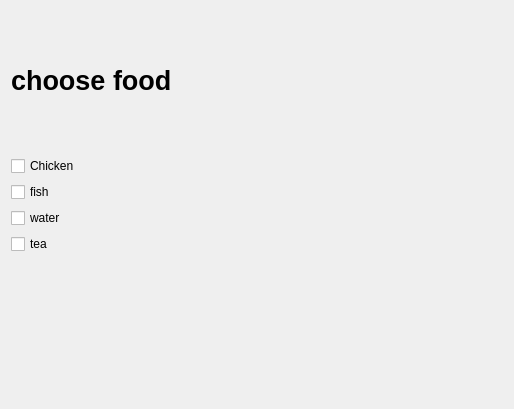
<?xml version="1.0" encoding="UTF-8"?>
<ui version="4.0">
 <class>Dialog</class>
 <widget class="QDialog" name="Dialog">
  <property name="geometry">
   <rect>
    <x>0</x>
    <y>0</y>
    <width>514</width>
    <height>409</height>
   </rect>
  </property>
  <property name="windowTitle">
   <string>Dialog</string>
  </property>
  <layout class="QVBoxLayout" name="verticalLayout_2">
   <item>
    <widget class="QLabel" name="label">
     <property name="font">
      <font>
       <family>Arial</family>
       <pointsize>20</pointsize>
       <weight>75</weight>
       <bold>true</bold>
      </font>
     </property>
     <property name="text">
      <string>choose food</string>
     </property>
    </widget>
   </item>
   <item>
    <layout class="QVBoxLayout" name="verticalLayout">
     <item>
      <widget class="QCheckBox" name="checkBox">
       <property name="text">
        <string>Chicken</string>
       </property>
      </widget>
     </item>
     <item>
      <widget class="QCheckBox" name="checkBox_2">
       <property name="text">
        <string>fish</string>
       </property>
      </widget>
     </item>
     <item>
      <widget class="QCheckBox" name="checkBox_3">
       <property name="text">
        <string>water</string>
       </property>
      </widget>
     </item>
     <item>
      <widget class="QCheckBox" name="checkBox_4">
       <property name="text">
        <string>tea</string>
       </property>
      </widget>
     </item>
    </layout>
   </item>
   <item>
    <widget class="QLabel" name="label_result">
     <property name="text">
      <string/>
     </property>
    </widget>
   </item>
  </layout>
 </widget>
 <resources/>
 <connections/>
</ui>
